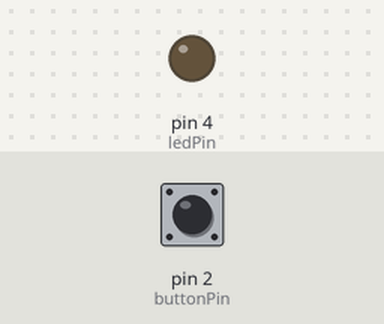
Simulated run of this sketch. Board: Arduino Uno, built with avr-gcc and run on an emulated ATmega328P. On the bench: output pins drawn as LEDs (lit = HIGH). Dashed ring = blinking. Inputs (shaded band) come from the test bench; at power-on: pin 2 (buttonPin) LOW.

Above: at 1.2 s.
1.3 s: pin 2 (buttonPin) pulled HIGH for 1 s
At 2.4 s:
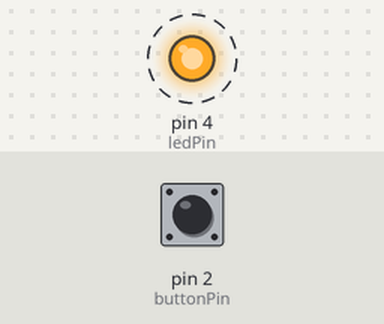
4.8 s: pin 2 (buttonPin) pulled HIGH for 3.2 s
At 11.9 s:
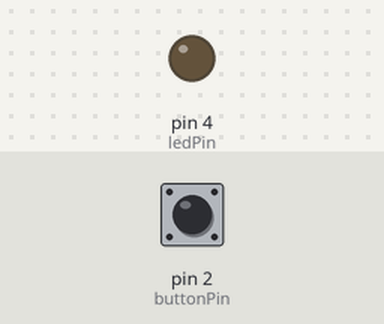
Timing chart, 0 to 13.4 s (numbered marks = the images above; inputs shaded):
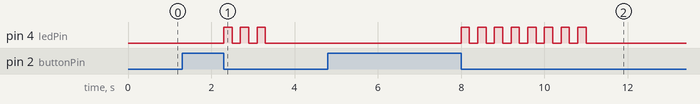

Measured:
- after the input at 1.3 s, pin 4 (ledPin): alternates HIGH for 0.20 s and LOW for 0.20 s, 6 changes in all, then stays LOW, starting after 1.0 s
- after the input at 4.8 s, pin 4 (ledPin): alternates HIGH for 0.20 s and LOW for 0.20 s, 16 changes in all, then stays LOW, starting after 3.2 s

The sketch:

3homework-2.ino
```cpp
const int buttonPin = 2;
const int ledPin = 4;

volatile unsigned long pressStart = 0;
volatile unsigned long pressEnd = 0;
volatile bool ready = false;

void setup() {
  pinMode(buttonPin, INPUT);
  pinMode(ledPin, OUTPUT);

  attachInterrupt(digitalPinToInterrupt(buttonPin), buttonPress, CHANGE);
}

void loop() {
  if (ready) {
    unsigned long duration = pressEnd - pressStart;

    unsigned long startTime = millis();

    while (millis() - startTime < duration) {
      digitalWrite(ledPin, HIGH);
      delay(200);

      digitalWrite(ledPin, LOW);
      delay(200);
    }

    ready = false;
  }
}


void buttonPress() {
  if (digitalRead(buttonPin) == HIGH) {
    pressStart = millis();
  } else {
    pressEnd = millis();
    ready = true;
  }
}
```
